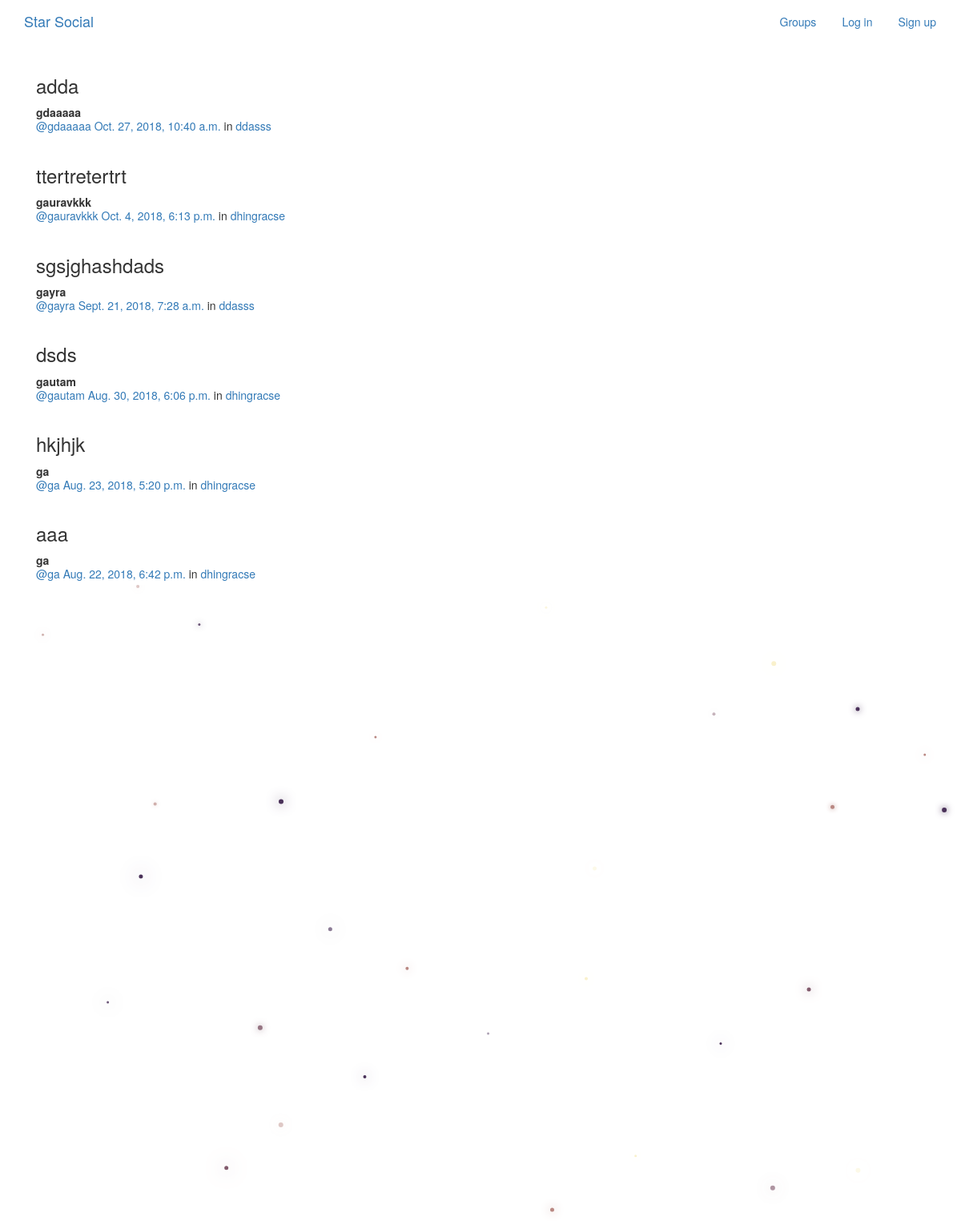
/posts/, run on the app's committed database.
### posts/models.py (models this page shows, shortened)
class Post(models.Model):
    created_at = models.DateTimeField(auto_now=True)
    user = models.ForeignKey(User,related_name='posts',on_delete=models.PROTECT)
    message = models.TextField()
    message_html = models.TextField(editable=False)
    group = models.ForeignKey(Group,related_name='posts',null=True,blank=True,on_delete=models.PROTECT)
    class Meta:
        ordering=['-created_at']
        unique_together = ['user','message']

### groups/models.py (models this page shows, shortened)
class Group(models.Model):
    name = models.CharField(max_length=255, unique=True)
    slug = models.SlugField(allow_unicode=True, unique=True)
    description = models.TextField(blank=True, default='')
    description_html = models.TextField(editable=False, default='', blank=True)
    members = models.ManyToManyField(User,through="GroupMember")
    class Meta:
        ordering = ["name"]

### posts/views.py (the view)
class PostList(SelectRelatedMixin, generic.ListView):
    model = models.Post
    select_related = ("user", "group")

### posts/templates/posts/post_list.html (shortened to what this page needs)
{% extends "posts/post_base.html" %}
{% load humanize %}
{% block post_content %}
<div class="col-md-8">
	{% for post in post_list %}
  {% include "posts/_post.html" %}
	{% endfor %}
</div>
{% endblock %}

### posts/templates/posts/_post.html (shortened to what this page needs)
<div class="post media">
	<h3>{{ post.message_html|safe }}</h3>
	<div class="media-body">
		<strong>{{ post.user.username }}</strong>
		<h5 class="media-heading">
			<span class="username"><a href="{% url 'posts:for_user' username=post.user.username %}">@{{ post.user.username }}</a></span>
			<time class="time"><a href="{% url 'posts:single' username=post.user.username pk=post.pk %}">{{ post.created_at }}</a></time>
			{% if post.group %}
			<span class="group-name">in <a href="#">{{ post.group.name }}</a></span>
			{% endif %}
		</h5>
	</div>
</div>

### data on the page
Post: message_html "adda", user.username "gdaaaaa", created_at "Oct. 27, 2018, 10:40 a.m.", group.name "ddasss"
Post: message_html "ttertretertrt", user.username "gauravkkk", created_at "Oct. 4, 2018, 6:13 p.m.", group.name "dhingracse"
Post: message_html "sgsjghashdads", user.username "gayra", created_at "Sept. 21, 2018, 7:28 a.m.", group.name "ddasss"
Post: message_html "dsds", user.username "gautam", created_at "Aug. 30, 2018, 6:06 p.m.", group.name "dhingracse"
Post: message_html "hkjhjk", user.username "ga", created_at "Aug. 23, 2018, 5:20 p.m.", group.name "dhingracse"
Post: message_html "aaa", user.username "ga", created_at "Aug. 22, 2018, 6:42 p.m.", group.name "dhingracse"
